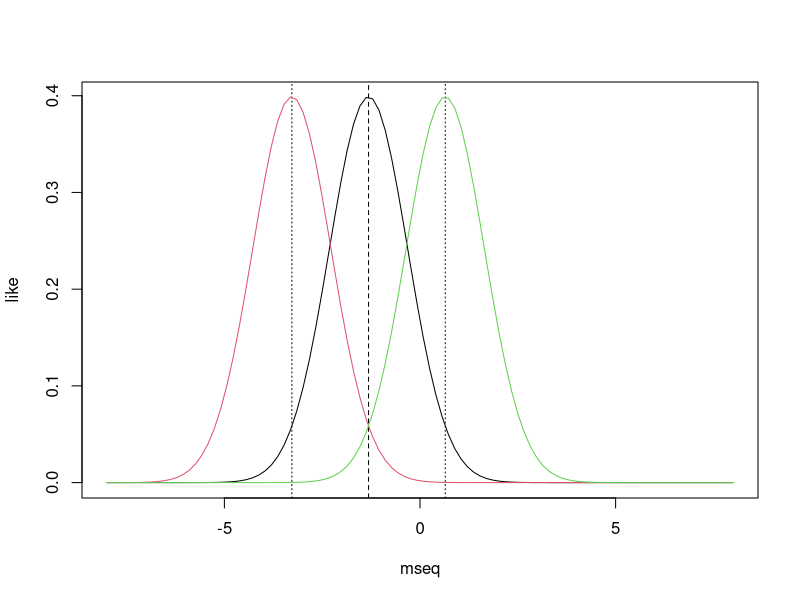

This chart was generated by the following R code:
#----confidence interval of introductory stats
mu <- 0
y <- rnorm(1,mu,1)
mseq <- seq(-8,8,length=100)
like <- dnorm(mseq,y,1)
plot(mseq,like,type='l')
abline(v=y,lty=2)

alpha <- .05
ci <- qnorm(c(alpha/2,1-alpha/2),y)
abline(v=ci,lty=3)
lines(mseq,dnorm(mseq,ci[1]),col=2)
lines(mseq,dnorm(mseq,ci[2]),col=3)